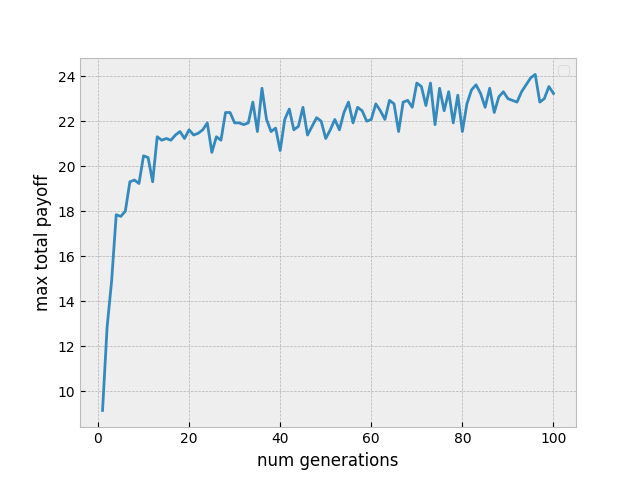

The script that saved this image:
import math
import random
import itertools
import numpy as np
import matplotlib.pyplot as plt
import time
import copy
import sys
sys.path.append('tic_tac_toe')
from game import *
sys.path.append("tic_tac_toe/players")
from nn_player import *
from random_player import *
from near_perfect import *
from input_player import *


logs = Logger('/workspace/games/fogel.txt')

def activation_function(x):
    return 1 / (1 + math.exp(-x))


class Node:
    def __init__(self, node_num):
        self.node_num = node_num
        self.parents = []
        self.node_input = None
        self.node_output = 0
        self.children = []


class EvolvedNeuralNet:
    def __init__(self, nodes_by_layer, node_weights, bias_node_nums, h):
        self.nodes = nodes_by_layer
        assert len(self.nodes[1]) == 10, "Input layer has the incorrect number of nodes"
        assert len(self.nodes[3]) == 9, "Output layer has the incorrect number of nodes"
        self.node_weights = node_weights
        self.bias_nodes = bias_node_nums
        self.hidden_layer_size = h

        for node in flatten(self.nodes):
            if node.node_num in self.bias_nodes:
                node.node_output = 1

        for weight in node_weights:
            i, n = weight.split(',')
            current_node = self.get_node(int(i))
            next_node = self.get_node(int(n))

            current_node.children.append(next_node)

            if int(n) not in self.bias_nodes:
                next_node.parents.append(current_node)

    def build_neural_net(self, input_array):
        for n in range(len(input_array)):
            self.nodes[1][n].node_input = input_array[n]
            self.nodes[1][n].node_output = input_array[n]

        for node in self.nodes[2] + self.nodes[3]:
            total_input = 0

            for input_node in node.parents:
                total_input += input_node.node_output * self.node_weights[str(input_node.node_num) + ',' + str(node.node_num)]

            node.node_input = total_input

            node.node_output = activation_function(total_input)

        return [node.node_output for node in self.nodes[3]]

    def get_node(self, node_num):
        for node in flatten(self.nodes):
            if node.node_num == node_num:
                return node


def flatten(input_dict):
    flattened_dict = []

    for key in input_dict:
        for value in input_dict[key]:
            flattened_dict.append(value)

    return flattened_dict


def get_weight_ids(nodes_by_layer, bias_node_nums, h):
    weight_ids = []

    for layer in nodes_by_layer:
        if layer != 3:
            for node in nodes_by_layer[layer]:
                for next_layer_node in nodes_by_layer[layer + 1]:
                    if next_layer_node.node_num not in bias_node_nums:
                        weight_ids.append(f'{node.node_num},{next_layer_node.node_num}')

    return weight_ids


def get_nodes_excluded_from_removal(nodes, bias_node_nums):
    nodes_exempt = []

    for node in nodes:
        if node.node_num in [1, 2, 3, 4, 5, 6, 7, 8, 9, 10]:
            nodes_exempt.append(node)

        elif node.node_num in [node.node_num for node in nodes if len(node.children) == 0]:
            nodes_exempt.append(node)

        elif node.node_num in bias_node_nums:
            nodes_exempt.append(node)

    return nodes_exempt



def make_new_gen_v2(parents):
    new_gen = copy.deepcopy(parents)

    for parent in parents:
        child_weights = {}
        child_hidden_layer_size = parent.hidden_layer_size
        child_bias_node_nums = parent.bias_nodes
        child_nodes = copy.deepcopy(parent.nodes)

        if random.randint(0, 1) == 0:
            add_subtract = random.choice(["Add", "Delete"])

            if add_subtract == "Add" and child_hidden_layer_size != 10:
                child_hidden_layer_size += 1
                child_nodes[2].append(Node(max([node.node_num for node in flatten(parent.nodes)]) + 1))

            if add_subtract == "Subtract" and child_hidden_layer_size != 1:
                child_hidden_layer_size -= 1
                selected_node_num = random.choice([node.node_num for node in parent.nodes[2] if node.node_num not in parent.bias_nodes])

                for node in child_nodes[2]:
                    if node.node_num == selected_node_num:
                        child_nodes[2].remove(node)

        child_weight_ids = get_weight_ids(child_nodes, child_bias_node_nums, child_hidden_layer_size)

        for weight in child_weight_ids:
            if weight in list(parent.node_weights.keys()):
                weight_value = parent.node_weights[weight] + np.random.normal(0, 0.05)
                assert abs(weight_value) - abs(parent.node_weights[weight]) < 0.3, "Child weight value changed too much"
                child_weights[weight] = parent.node_weights[weight] + np.random.normal(0, 0.05)

            else:
                child_weights[weight] = 0

        child = EvolvedNeuralNet(child_nodes, child_weights, child_bias_node_nums, child_hidden_layer_size)
        assert child != parent, "Child neural net is the same as parent"
        new_gen.append(child)

    return new_gen


def run_game(players):
    game = TicTacToe(players)
    game.run_to_completion()


def convert_to_nodes_by_layer(nodes): #special to first gen only
    nodes_by_layer = {1: [], 2: [], 3: []}

    for n in range(0, len(nodes)):
        node = nodes[n]

        if n <= 9:
            nodes_by_layer[1].append(node)

        elif node in nodes[-9:]:
            nodes_by_layer[3].append(node)

        else:
            nodes_by_layer[2].append(node)

    return nodes_by_layer

def make_first_gen(population_size):
    first_gen = []

    for n in range(population_size):
        h = random.randint(1, 10)
        nodes = [Node(n) for n in range(1, 10 + h + 1 + 9)]
        nodes_by_layer = convert_to_nodes_by_layer(nodes)
        weight_ids = get_weight_ids(nodes_by_layer, [10, 10 + h + 1], h)
        weights = {}

        for weight_id in weight_ids:
            weight = random.uniform(-0.5, 0.5)
            assert abs(weight) <= 0.5
            weights[weight_id] = weight	

        neural_net = EvolvedNeuralNet(nodes_by_layer, weights, [10, 10 + h + 1], h)
        first_gen.append(neural_net)

    return first_gen


def run_games(players, num_games):
    win_data = {1: 0, 2: 0, "Tie": 0}

    for _ in range(num_games):
        game = TicTacToe(players)
        game.run_to_completion()
        win_data[game.winner] += 1

    return win_data


def first_evaluation(neural_nets):
    payoff_data = {}

    for neural_net in neural_nets:
        payoff_data[neural_net] = 0

    for neural_net in neural_nets:
        win_data = run_games([NNPlayer(neural_net), NearPerfect()], 32)

        payoff_data[neural_net] += win_data[1] - 10 * win_data[2]

    return payoff_data


def get_subset(choices, excluded_nets, max_elements):
    subset = []
    choices.remove(excluded_nets[0])

    if len(choices) >= 10:
        while len(subset) < 10:
            random_net = random.choice(choices)

            if random_net not in subset and random_net not in excluded_nets:
                subset.append(random_net)
                excluded_nets.append(random_net)

    else:
        return choices

    return subset


def second_evaluation(payoff_data):
    for neural_net in list(payoff_data.keys()):
        comparing_nets = get_subset(list(payoff_data.keys()), [neural_net], 10)

        for net in comparing_nets:
            if payoff_data[neural_net] > payoff_data[net]:
                payoff_data[neural_net] += 1

            if payoff_data[neural_net] < payoff_data[net]:
                payoff_data[neural_net] -= 1

    return payoff_data 


def select_parents(payoff_data):
    sorted_data = sorted(payoff_data.items(), key=lambda x: x[1], reverse=True)
    sorted_nets = [info[0] for info in sorted_data]
    return sorted_nets[:int(len(sorted_nets) / 2)]

'''
    max_payoff_value = -99999999

    for neural_net in payoff_data:
        if payoff_data[neural_net] > max_payoff_value:
            max_payoff_value = payoff_data[neural_net]
    
    next_gen_parents = []

    for neural_net in payoff_data:
        if payoff_data[neural_net] == max_payoff_value:
            next_gen_parents.append(neural_net)

    return next_gen_parents
'''

def find_max_total_payoff_from_first_evaluation_data(first_evaluation_data, return_net=False):
    max_total_payoff_net = list(first_evaluation_data.keys())[0]

    for neural_net in first_evaluation_data:
        if first_evaluation_data[neural_net] > first_evaluation_data[max_total_payoff_net]:
            max_total_payoff_net = neural_net

    if return_net == True:
        to_print_data = copy.deepcopy(max_total_payoff_net.__dict__)
        to_print_data['nodes'] = [node.node_num for node in flatten(to_print_data['nodes'])]
        file_object.write(f'{to_print_data} \n')

    return first_evaluation_data[max_total_payoff_net]


file_object = open('neural_nets.txt', 'a')


def run(num_first_gen, num_gen):
    max_payoff_values = {}
    return_net = False
    start_time = time.time()
    first_gen = make_first_gen(num_first_gen)
    first_evaluation_data = first_evaluation(first_gen)
    #print("First evaluation for Gen 0 Done")
    second_evaluation_data = second_evaluation(first_evaluation_data)
    #print("Second evaluation for Gen 0 Done")
    #testing next_gen_parents = select_parents(second_evaluation_data)
    next_gen_parents = select_parents(second_evaluation_data)
    #print("Parents from Gen 0 have been selected")
    max_payoff_values[1] = find_max_total_payoff_from_first_evaluation_data(first_evaluation_data, return_net)
    #print("Got Max Total Payoff Value for Gen 0")
    current_gen = make_new_gen_v2(next_gen_parents)
    print(f"Gen 1 took {time.time() - start_time} seconds to complete")


    for n in range(2, num_gen + 1):
        start_time = time.time()
        first_evaluation_data = first_evaluation(current_gen)
        #print(f"First evaluation for Gen {n} Done")
        second_evaluation_data = second_evaluation(first_evaluation_data)
        #print(f"Second evaluation for Gen {n} Done")
        #testing next_gen_parents = select_parents(second_evaluation_data)
        next_gen_parents = select_parents(second_evaluation_data)
        #print(f"Parents from Gen {n} have been selected")            

        if n == num_gen:
            file_object.write(f'{max_payoff_values} \n')
            return_net = True

        max_payoff_values[n] = find_max_total_payoff_from_first_evaluation_data(first_evaluation_data, return_net)

        #print(f"Got Max Total Payoff Value for Gen {n}")
        current_gen = make_new_gen_v2(next_gen_parents)
        print(f"Gen {n} took {time.time() - start_time} seconds to complete")

    return max_payoff_values


total_values = {}
first_gen_size = 50
num_generations = 100
num_trials = 13

#logs.write(f'HYPERPARAMETERS \n\t Networks in first generation: {first_gen_size} \n\t Selection percentage: 0.5')

for n in range(1, num_generations + 1):
    total_values[n] = 0


for n in range(1, num_trials + 1):
    start_time = time.time()
    max_payoff_values = run(first_gen_size, num_generations)

    for layer in max_payoff_values:
        total_values[layer] += max_payoff_values[layer]

    print(f"Trial {n} took {time.time() - start_time} seconds to complete")


x_values = [key for key in list(total_values.keys())]
y_values = [value / num_trials for value in list(total_values.values())]

plt.style.use('bmh')
plt.plot(x_values, y_values)
plt.xlabel('num generations')
plt.ylabel('max total payoff')
plt.legend(loc="best")
plt.savefig('fogel.png')


'''
neural_net_data = {'node_weights': {'1,11': -0.8704943137088678, '1,12': -0.24963633794012516, '1,13': -0.2704520557660971, '1,14': 0.05418989507521883, '1,15': 0.2718208748589976, '1,16': 0.22683574691895494, '1,17': -0.8197474687712278, '1,18': -0.4126697498967016, '1,19': 0.007021663662301687, '1,20': -0.5213697536375319, '2,11': 0.09468943446752756, '2,12': 0.31750570178948356, '2,13': -0.9814770306250968, '2,14': 0.3552564317729187, '2,15': -0.3074598050054237, '2,16': 0.319869089265141, '2,17': 0.5516260110967486, '2,18': 0.44073348748523294, '2,19': -0.12532831828094024, '2,20': -0.45226305664603644, '3,11': -0.5434830807817933, '3,12': 0.3970448546419604, '3,13': 0.019755887272560765, '3,14': 0.3655250937641532, '3,15': -0.05490699033059396, '3,16': -0.08398666239816875, '3,17': -0.5800855995786373, '3,18': -0.2444980003885054, '3,19': 0.165753323004782, '3,20': -0.06747010110986928, '4,11': 0.5573916729124765, '4,12': 0.7140826660294262, '4,13': -0.572057204442121, '4,14': 0.6365945030177043, '4,15': -0.012827433361384769, '4,16': -0.18709713755143684, '4,17': -0.34094920799173145, '4,18': -0.26708482408053885, '4,19': -0.22675804891225596, '4,20': -0.5679977697552637, '5,11': 0.888312519444705, '5,12': 1.0479672256353474, '5,13': 0.3554555652132971, '5,14': -0.47483820074144223, '5,15': 0.7935516374177719, '5,16': -0.8059762774486191, '5,17': 0.1713124017668088, '5,18': -0.22897218062922195, '5,19': 0.12929978607253184, '5,20': -0.5384897824627479, '6,11': -0.20606331463072763, '6,12': -0.02430388663757635, '6,13': 0.1065891798428357, '6,14': 0.38964263243927527, '6,15': 0.0792766752591042, '6,16': -0.6615995964587038, '6,17': 0.10081204102797411, '6,18': 0.48762296564040153, '6,19': -0.28337589188950674, '6,20': -0.4813468236699679, '7,11': 0.5687684066776763, '7,12': -0.14716089281844413, '7,13': -0.0766600754491229, '7,14': 0.05319048347242923, '7,15': 0.5611225149733485, '7,16': -0.1647531609489628, '7,17': 0.008266422034861644, '7,18': -0.5526956748944246, '7,19': -0.2331227301737545, '7,20': -0.1763454659082577, '8,11': -0.3318152235261209, '8,12': 0.3087068353098388, '8,13': 0.045632092649947886, '8,14': -0.06645547543993635, '8,15': -0.12790419807484046, '8,16': 1.0226411100961446, '8,17': -0.2681249207495177, '8,18': 0.37218127125416534, '8,19': 0.6389287549444947, '8,20': 0.6218491323894426, '9,11': -0.14577010841391635, '9,12': 0.23304185596892454, '9,13': 0.02980656882686268, '9,14': 0.75457613204091, '9,15': 0.4740307167543307, '9,16': 0.036907716862331616, '9,17': 0.44872207768116523, '9,18': -0.5085537988657127, '9,19': 0.31410607202979085, '9,20': 0.7351291418646948, '10,11': -0.7076148566572409, '10,12': -0.21778126592584165, '10,13': 0.16105196170858932, '10,14': 0.34930812455570304, '10,15': 0.4051932593523659, '10,16': -0.6874389515614918, '10,17': -0.43779670375208424, '10,18': -0.200747295719272, '10,19': 0.7109479982821301, '10,20': 0.6611937755489329, '11,22': -0.42604843531441167, '11,23': -0.5573210843729458, '11,24': 0.015532202023186809, '11,25': -0.09034282917812102, '11,26': -0.728760866836858, '11,27': 0.2941744177029889, '11,28': -0.3290807976838651, '11,29': 0.06746461339076057, '12,22': 0.1132192500646234, '12,23': 0.953165468260055, '12,24': 0.501158680977528, '12,25': 0.04103521644874393, '12,26': -0.5906318696190681, '12,27': -0.07037056848035689, '12,28': -0.3301546250776092, '12,29': 0.9623982040553022, '13,22': -0.19417688811612893, '13,23': -0.2829034025852398, '13,24': -0.20504370662776497, '13,25': 0.33101718053769796, '13,26': -0.06684057607642035, '13,27': -0.6737598353048977, '13,28': 0.44073920923476284, '13,29': -0.33849790115956996, '14,22': 0.25068238180015484, '14,23': 0.09311388433365703, '14,24': 0.08290243476207179, '14,25': -0.16070137307905924, '14,26': 0.46876815517297815, '14,27': -0.4898882482995792, '14,28': -0.24204458669348308, '14,29': -0.4386137598657349, '15,22': -0.7527049811624907, '15,23': -0.5171528250860665, '15,24': -1.0994233591471219, '15,25': 0.2564988457397281, '15,26': 0.04063463337711652, '15,27': -0.41167991565664347, '15,28': -0.8348657105729164, '15,29': -0.03840606255068234, '16,22': -0.14063027665487954, '16,23': -0.35387109970007974, '16,24': 0.11161959355255266, '16,25': -0.49176675469345177, '16,26': 0.43797972441321564, '16,27': -0.12517822465949457, '16,28': 0.11875047935697619, '16,29': 0.09451321267730262, '17,22': -0.19864114903875268, '17,23': 0.047710518936547694, '17,24': 0.5921535391271515, '17,25': 0.027705384201204303, '17,26': 0.8115877344636612, '17,27': -0.24836608238702138, '17,28': 0.3517839676617872, '17,29': -0.6608550909700038, '18,22': -0.6025104606258868, '18,23': 0.5391219955871818, '18,24': -0.2522136473905843, '18,25': 0.29775980709259453, '18,26': 1.0689706162064254, '18,27': 0.21977456372693302, '18,28': 0.4458932838660097, '18,29': -0.10206338817647127, '19,22': -0.002120510800100381, '19,23': 1.3042630425126818, '19,24': -0.2490726707588289, '19,25': -0.29688277132071855, '19,26': -0.36047375146794575, '19,27': -0.34897030558730413, '19,28': -0.06492029645442791, '19,29': -0.047256898887599, '20,22': 0.326383535212714, '20,23': 0.8461513615894244, '20,24': -0.8703065338768038, '20,25': 0.3995090851681349, '20,26': -0.2085269297806196, '20,27': -0.6463972616686627, '20,28': 0.7987484489384089, '20,29': -0.3448875764941071}, 'bias_nodes': [10, 21], 'hidden_layer_size': 10} 
nodes = {1: [], 2: [], 3:[]}

for layer in neural_net_data['node_weights']:
    for node_num in neural_net_data['node_weights'][layer]:
        nodes[layer].append(Node(node_num))


neural_net = EvolvedNeuralNet(nodes, neural_net_info['node_weights'], neural_net_info['bias_nodes'], neural_net_info['hidden_layer_size'])
'''